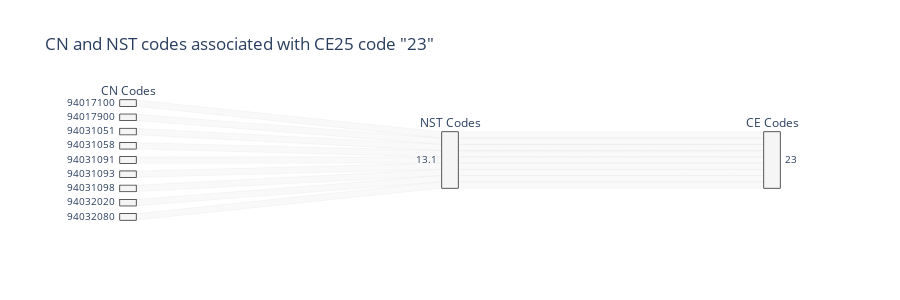

The notebook cell this image was saved under:
### Code cell
df_23 = df[df['CE'] == '23']
fig = px.parallel_categories(df_23,  
                              labels={'CN':'CN Codes', 'NST':'NST Codes', 'CE': 'CE Codes'},
                              dimensions=['CN', 'NST', 'CE'],
                              color='colors',
                              title='CN and NST codes associated with CE25 code "23"',
                              height=300
                            )
fig.show()

### Figure 1 — Plotly figure (JSON) as saved in the notebook; plotly's stock layout.template omitted (floating-point values rounded to 4 significant figures)
{"data": [{"dimensions": [{"label": "CN Codes", "values": ["94017100", "94017900", "94031051", "94031058", "94031091", "94031093", "94031098", "94032020", "94032080"]}, {"label": "NST Codes", "values": ["13.1", "13.1", "13.1", "13.1", "13.1", "13.1", "13.1", "13.1", "13.1"]}, {"label": "CE Codes", "values": ["23", "23", "23", "23", "23", "23", "23", "23", "23"]}], "domain": {"x": [0, 1], "y": [0, 1]}, "line": {"color": ["whitesmoke", "whitesmoke", "whitesmoke", "whitesmoke", "whitesmoke", "whitesmoke", "whitesmoke", "whitesmoke", "whitesmoke"], "coloraxis": "coloraxis"}, "name": "", "type": "parcats"}], "layout": {"coloraxis": {"colorbar": {"title": {"text": "colors"}}, "colorscale": [[0, "#0d0887"], [0.1111, "#46039f"], [0.2222, "#7201a8"], [0.3333, "#9c179e"], [0.4444, "#bd3786"], [0.5556, "#d8576b"], [0.6667, "#ed7953"], [0.7778, "#fb9f3a"], [0.8889, "#fdca26"], [1, "#f0f921"]]}, "height": 300, "legend": {"tracegroupgap": 0}, "title": {"text": "CN and NST codes associated with CE25 code \"23\""}}}
